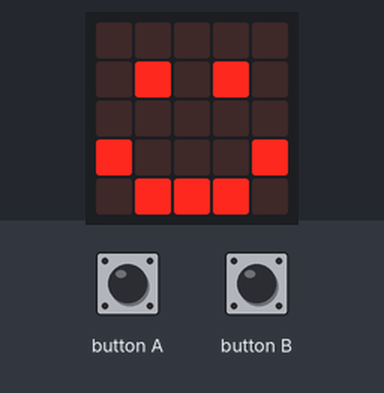
Simulated run of this program. Board: BBC micro:bit (MakeCode). On the bench: the board's 5×5 LED display. The inputs (shaded band) are chosen by the test bench.

Above: at 1.2 s.
1.3 s: button A pressed for 0.15 s
At 10.6 s:
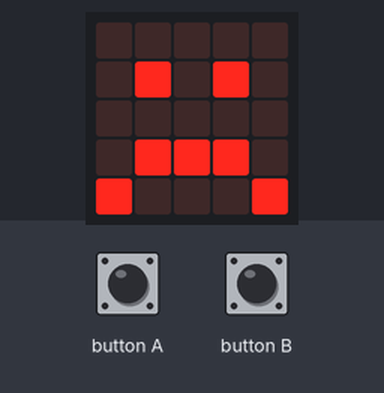
At 25.3 s:
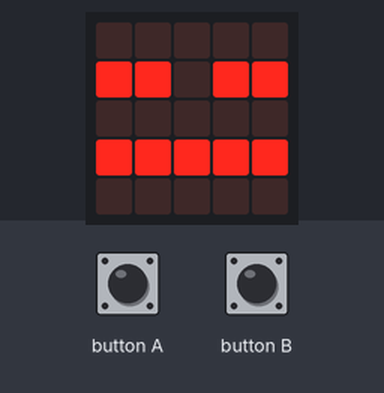
Timing chart, 0 to 26.8 s (numbered marks = the images above; inputs shaded):
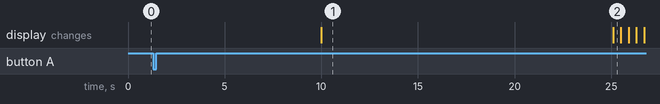

The program:

main.ts
```typescript
input.onButtonPressed(Button.A, function () {
    knuffel += 5
})
input.onButtonPressed(Button.B, function () {
    voeding += 5
})
let knuffel = 20
let voeding = 20
loops.everyInterval(1000, function () {
    knuffel += -1
})
loops.everyInterval(1000, function () {
    voeding += -1
})
basic.forever(function () {
    if (knuffel > 10 && voeding > 10) {
        basic.showLeds(`
            . . . . .
            . # . # .
            . . . . .
            # . . . #
            . # # # .
            `)
    }
})
basic.forever(function () {
    if (knuffel < 10 || voeding < 10) {
        basic.showLeds(`
            . . . . .
            . # . # .
            . . . . .
            . # # # .
            # . . . #
            `)
    }
})
basic.forever(function () {
    if ((voeding && knuffel) < 0) {
        basic.showLeds(`
            . . . . .
            # # . # #
            . . . . .
            # # # # #
            . . . . .
            `)
    }
})
```

test.ts
```typescript
// tests gaan hier; deze zal niet worden gecompileerd wanneer dit pakket wordt gebruikt als extensie.
```

Measured:
- what the display in image 1 shows lasts 15.1 s, from 10.0 s to 25.1 s
- what the display in image 2 shows lasts 0.4 s, from 25.1 s to 25.5 s
